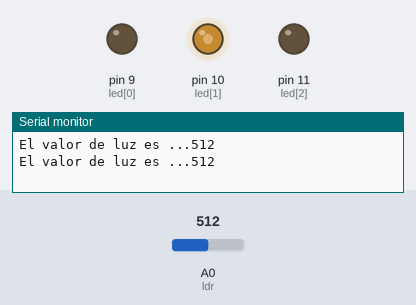
Bench run of a sketch on a simulated Arduino Uno, built with avr-gcc and run on an emulated ATmega328P. Parts: output pins drawn as LEDs (lit = HIGH), the last lines printed to the serial monitor. Inputs (shaded band) come from the test bench; at power-on: A0 (ldr) = 512.

Above: at 1.8 s.
1.9 s: A0 (ldr) set to 498
At 3.7 s:
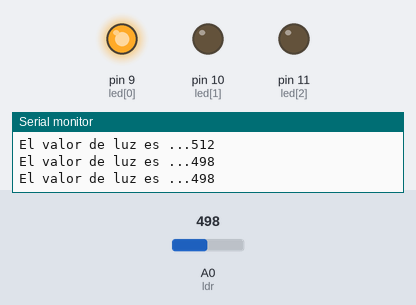
4.5 s: A0 (ldr) set to 267
7.2 s: A0 (ldr) set to 240
At 9.6 s:
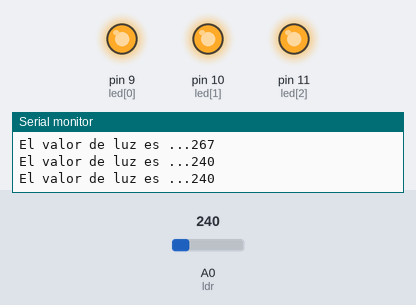
10.5 s: A0 (ldr) set to 778
At 13.1 s:
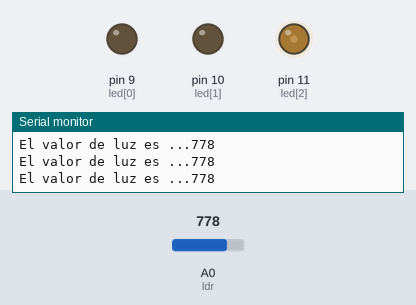
13.5 s: A0 (ldr) set to 753
At 15.5 s:
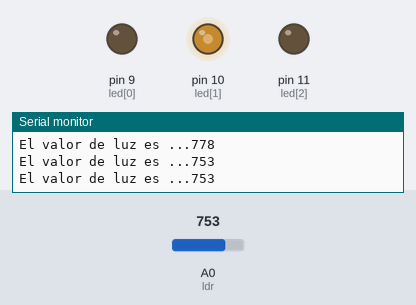
16.5 s: A0 (ldr) set to 900
At 19.0 s:
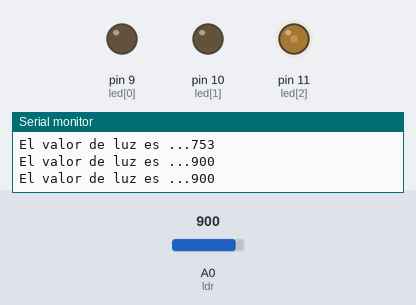
Timing chart, 0 to 20.5 s (numbered marks = the images above; inputs shaded):
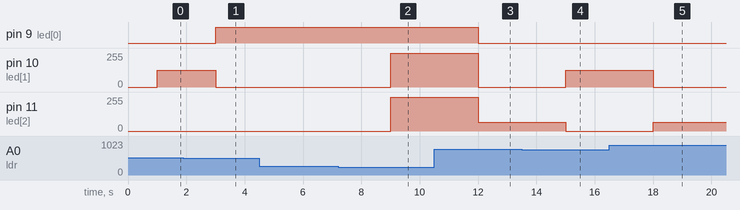

Measured:
- the behaviour switches between 512 and 511 on A0 (ldr) (found by bisection; images 0 and 1)
- the behaviour switches between 255 and 254 on A0 (ldr) (found by bisection; images 1 and 2)
- the behaviour switches between 768 and 767 on A0 (ldr) (found by bisection; images 3 and 4)
- after the input at 1.9 s, pin 9 (led[0]): LOW → HIGH after 1.1 s; pin 10 (led[1]): 127/255 → 0/255 after 1.1 s
- after the input at 7.2 s, pin 10 (led[1]), pin 11 (led[2]): 0/255 → 255/255 after 1.8 s
- after the input at 10.5 s, pin 9 (led[0]): HIGH → LOW after 1.5 s; pin 10 (led[1]): 255/255 → 0/255 after 1.5 s; pin 11 (led[2]): 255/255 → 64/255 after 1.5 s
- after the input at 13.5 s, pin 10 (led[1]): 0/255 → 127/255 after 1.5 s; pin 11 (led[2]): 64/255 → 0/255 after 1.5 s
- after the input at 16.5 s, pin 10 (led[1]): 127/255 → 0/255 after 1.5 s; pin 11 (led[2]): 0/255 → 64/255 after 1.5 s

The sketch:

ldr_3_led.ino
```cpp
int led[]={9,10,11};
int ldr=0;
int luz=0;

void setup(){

  for (int i=9; i<12; i++)
    pinMode(i,OUTPUT);
  Serial.begin(9600);

}

void monitoriza(){

  Serial.print("El valor de luz es ...");
  Serial.println(luz);
  delay(1000);

}

void loop(){
  luz=analogRead(ldr);
  monitoriza();
  if (luz >= 768 && luz <=1023){
    analogWrite(led[2],64);
    analogWrite(led[0],0);
    analogWrite(led[1],0);
  }
  else if (luz >= 512 && luz <=767){
    analogWrite (led[1], 127);
    analogWrite(led[0],0);
    analogWrite(led[2],0);
  }
  else if (luz >=256 && luz <= 511){
    analogWrite (led[0],255);
    analogWrite(led[2],0);
    analogWrite(led[1],0);
  }
  else if (luz <255){
    for (int i=0; i<3;i++)
      analogWrite (led[i],255);
  }
}
```
